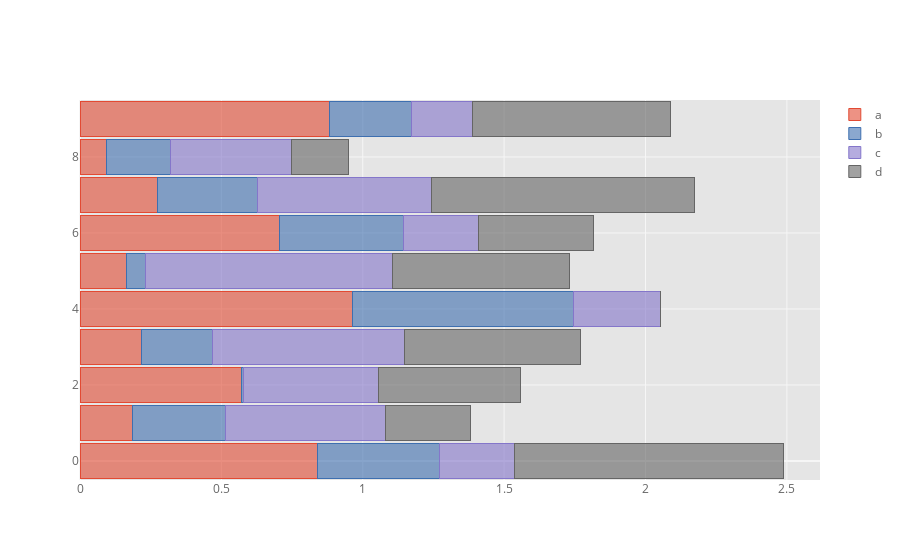

Notebook source saved alongside this figure:
### Markdown cell above
To get horizontal bar plots, pass `kind='barh'`

### Code cell
df.iplot(kind='barh',barmode='stack',bargap=.1)

### Figure 1 — Plotly figure (JSON) as saved in the notebook; plotly's stock layout.template omitted (floating-point values rounded to 4 significant figures)
{"data": [{"marker": {"color": "rgba(226, 74, 51, 0.6)", "line": {"color": "rgba(226, 74, 51, 1.0)", "width": 1}}, "name": "a", "orientation": "h", "text": "", "type": "bar", "x": [0.8403, 0.1847, 0.5695, 0.2185, 0.9641, 0.1633, 0.7053, 0.2735, 0.09267, 0.8822], "y": [0, 1, 2, 3, 4, 5, 6, 7, 8, 9]}, {"marker": {"color": "rgba(62, 111, 176, 0.6)", "line": {"color": "rgba(62, 111, 176, 1.0)", "width": 1}}, "name": "b", "orientation": "h", "text": "", "type": "bar", "x": [0.4303, 0.3316, 0.008531, 0.2491, 0.7826, 0.0694, 0.44, 0.3552, 0.228, 0.29], "y": [0, 1, 2, 3, 4, 5, 6, 7, 8, 9]}, {"marker": {"color": "rgba(132, 118, 202, 0.6)", "line": {"color": "rgba(132, 118, 202, 1.0)", "width": 1}}, "name": "c", "orientation": "h", "text": "", "type": "bar", "x": [0.2665, 0.5639, 0.4776, 0.6816, 0.305, 0.8709, 0.2634, 0.6156, 0.4289, 0.2159], "y": [0, 1, 2, 3, 4, 5, 6, 7, 8, 9]}, {"marker": {"color": "rgba(101, 101, 101, 0.6)", "line": {"color": "rgba(101, 101, 101, 1.0)", "width": 1}}, "name": "d", "orientation": "h", "text": "", "type": "bar", "x": [0.9492, 0.3013, 0.5014, 0.6191, 0.0004272, 0.629, 0.4068, 0.93, 0.2008, 0.7015], "y": [0, 1, 2, 3, 4, 5, 6, 7, 8, 9]}], "layout": {"bargap": 0.1, "barmode": "stack", "legend": {"bgcolor": "#FFFFFF", "font": {"color": "#666666"}, "traceorder": "normal"}, "paper_bgcolor": "#FFFFFF", "plot_bgcolor": "#E5E5E5", "title": {"font": {"color": "#151516"}}, "xaxis": {"gridcolor": "#F6F6F6", "showgrid": true, "tickfont": {"color": "#666666"}, "title": {"font": {"color": "#666666"}, "text": ""}, "zerolinecolor": "#F6F6F6"}, "yaxis": {"gridcolor": "#F6F6F6", "showgrid": true, "tickfont": {"color": "#666666"}, "title": {"font": {"color": "#666666"}, "text": ""}, "zerolinecolor": "#F6F6F6"}}}
